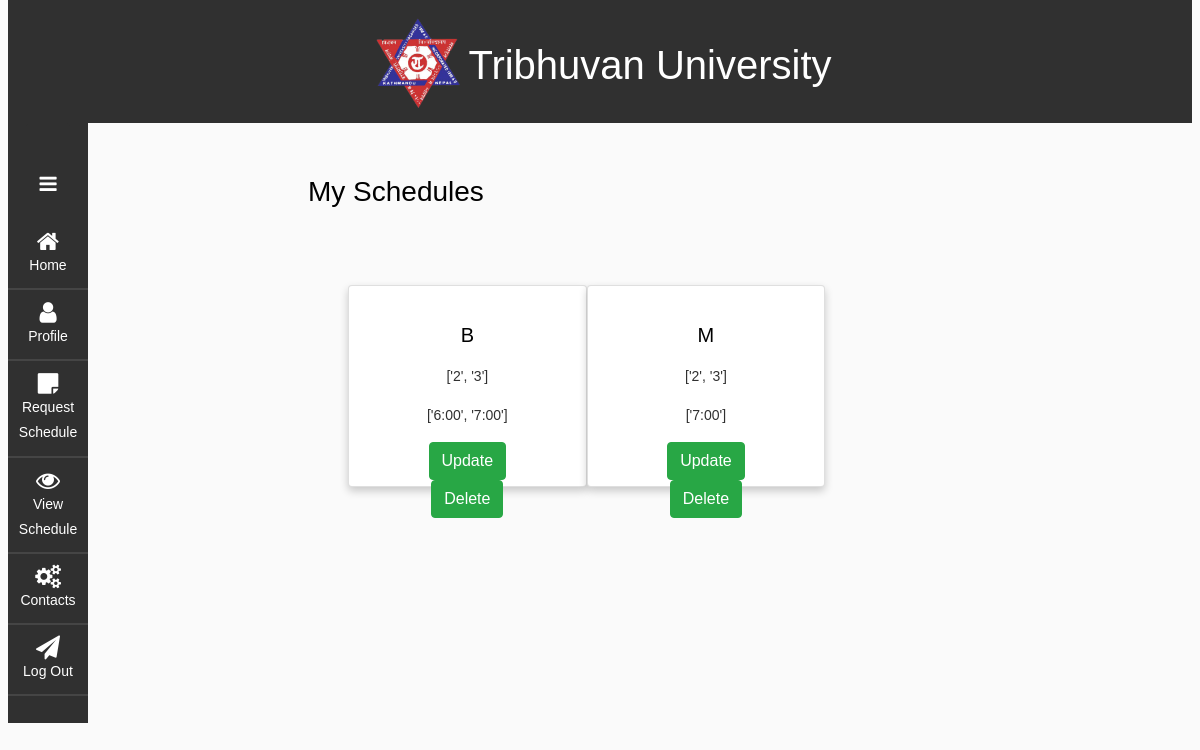
Page /schedule/view/ (signed in) on the committed database.
### schedule/models.py (models this page shows, shortened)
class Schedule(models.Model):
    name = models.CharField(max_length=20,blank=True)
    title = models.CharField(max_length=10,choices=TITLE_CHOICES)
    date = models.CharField(max_length=30)
    time = models.CharField('time', max_length=30)

### schedule/views.py (the view)
# urls.py: path('view/', views.schedule, name='view_schedule'),
@login_required
def schedule(request):
    name = request.user
    scheduling = Schedule.objects.filter(name=request.user)
    return render(request,"schedule.html",{'scheduling':scheduling})

### page/models.py (called while the page is built)
    def __str__(self):
        return self.username

### schedule/templates/schedule.html (shortened to what this page needs)
{% extends "web/base.html" %} {%block title %} Schedule {% endblock %} {% block content %} {%include "web/side.html"%}
<div class="schedule">
    <h3>
        My Schedules
    </h3><br><br>
    {% if scheduling %}
        {% for name in scheduling%}
            <ul>
                <a href="/schedule/update/{{name.id}}">
                <div class="card">
                    <h5>{{name.title}}</h5>
                    <p>{{name.date}}</p>
                    <p>{{name.time}}</p>
                    <a href="/schedule/update/{{name.id}}">
                    <button type="Update " class="btn btn-success" >Update</button>
                    </a>
                    <a href="/schedule/delete/{{name.id}}">
                    <button type="Update " class="btn btn-success" >Delete</button>
                </a>
                </div>
            </ul>
        {%endfor%}
    {%else%}
    <div class="card">
        <h5>No Schedule available</h5>
    </div>
    {%endif%}
</div>
{% endblock %}

### schedule/templates/schedule.html (style rules this page uses)
.schedule { justify-content: center; align-items: center; position: relative; left: 300px; right: -500px; top: -600px; width: 70%; }
.card { justify-content: left; align-items: center; text-align: center; box-shadow: 0 4px 8px 0 rgba(0, 0, 0, 0.2); transition: 0.3s; float: left; left: 0px; top: 0px; width: 30%; right: 200px; height: 200px; }

### rows in the picture
Schedule: title "B", date "['2', '3']", time "['6:00', '7:00']"
Schedule: title "M", date "['2', '3']", time "['7:00']"
